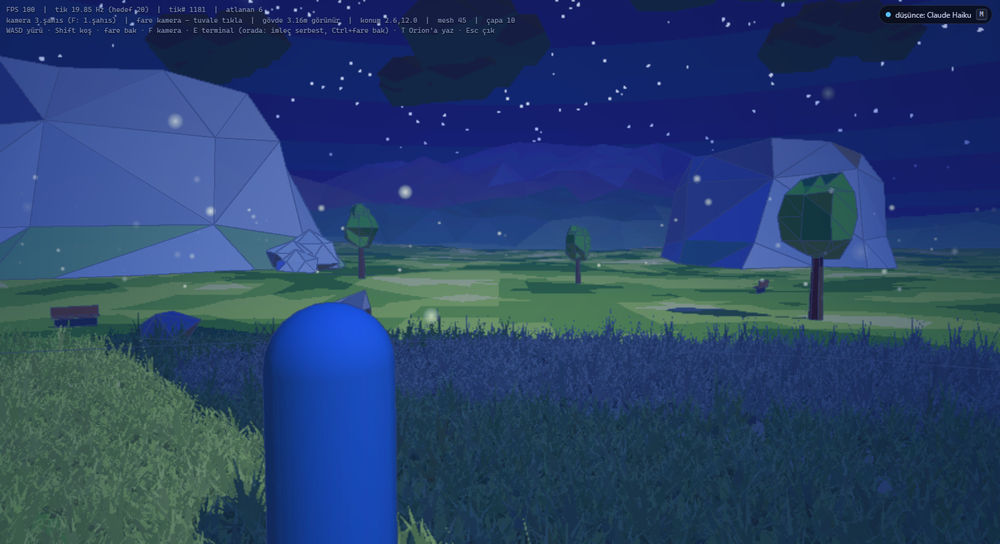
#> input picture docs/olcum/isik-dili-1/ova22-once-A.png, 1000 x 544 px, shrunk from 1584 x 861 before the run
$ python piksel_olc.py
#> lines starting #> are read from the running program, lines starting #| are printed output that depends on the picture; after the words box and inside, x2 and y2 are one past the last pixel; in counts of white or black regions, pixels touching at a corner belong together
# docs/olcum/isik-dili-1/piksel_olc.py — Işık dili adım 1 (ön kayıt: docs/olcum/on-kayit-isik-dili-1.md) piksel ölçüsü.
#
# Bölgeler ÖNCE görüntüsünün luma'sından: koyu = alt %40, parlak = üst %20. Bölge başına ortalama Δ = sonra − önce
# (R, G, B; 0–255) ve ortalama |Δ|. Gürültü tabanı = ova önce-A ile önce-B (aynı kod, aynı ortam; çim rüzgârı vb.).
# Ayrıca her görüntüde koyu bölgenin mutlak ortalama rengi (B > R mi: soğuk gölge).
# Kullanım: python piksel_olc.py   (bu klasörde koşar)
import os
import sys
import numpy as np
from PIL import Image

KLASOR = os.path.dirname(os.path.abspath(__file__))


def oku(ad):
#> called with ad = 'ova22-once-A'
    return np.asarray(Image.open(os.path.join(KLASOR, ad + ".png")).convert("RGB"), dtype=np.float64)
#> call 2 of oku, with ad = 'ova22-once-B'
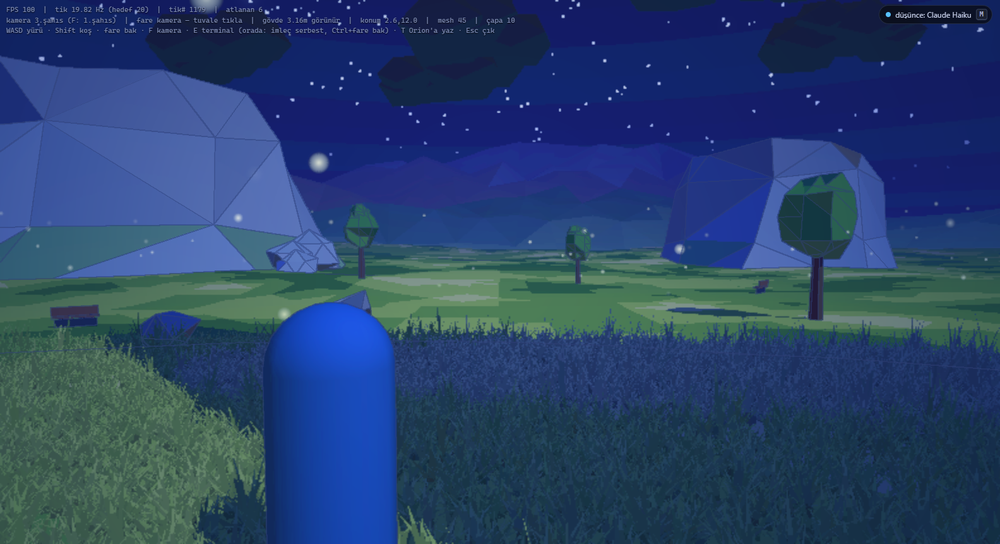
#> input picture docs/olcum/isik-dili-1/ova22-once-B.png, 1000 x 544 px, shrunk from 1584 x 861 before the run


def bolgeler(once):
    l = 0.2126 * once[..., 0] + 0.7152 * once[..., 1] + 0.0722 * once[..., 2]
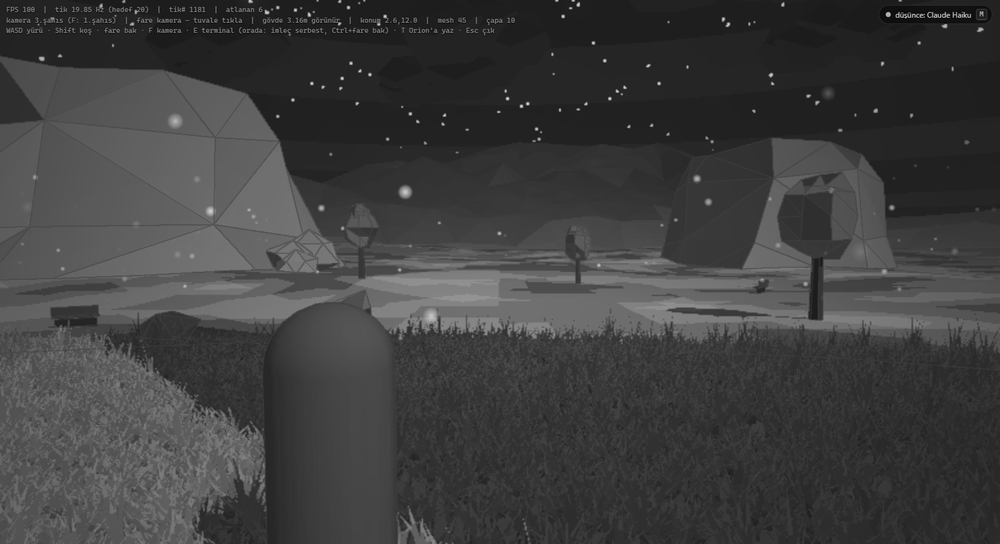
#> l: shape (544, 1000) float64; min 0, max 225.5, mean 63.5
    return l <= np.percentile(l, 40), l >= np.percentile(l, 80)


def kiyas(ad_once, ad_sonra):
    a, b = oku(ad_once), oku(ad_sonra)
    koyu, parlak = bolgeler(a)
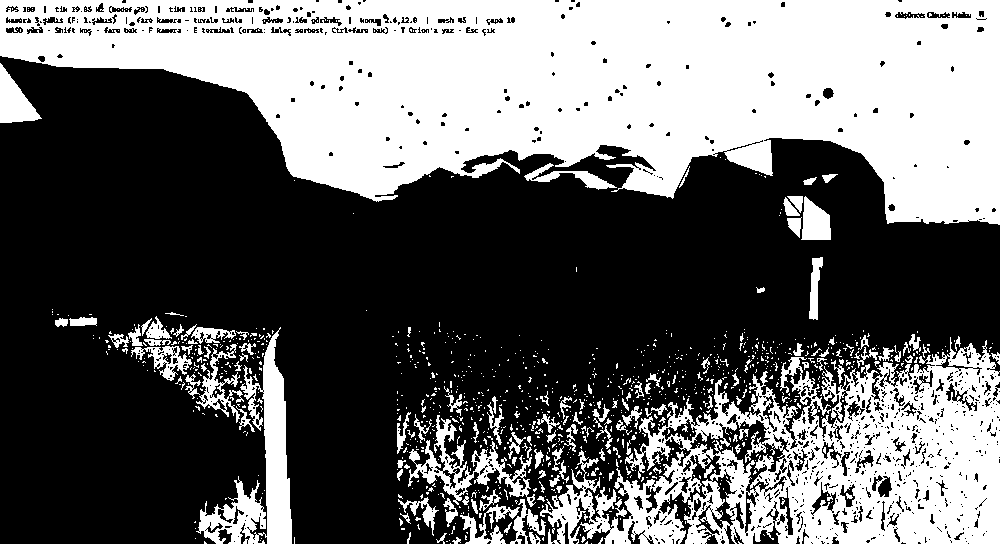
#> koyu: shape (544, 1000) bool; 40% white; 1040 white regions (900 under 20 px), largest, box (x1, y1, x2, y2) and area: (0, 0, 1000, 225) 143152, (540, 337, 1000, 544) 46168, (196, 327, 292, 544) 6745
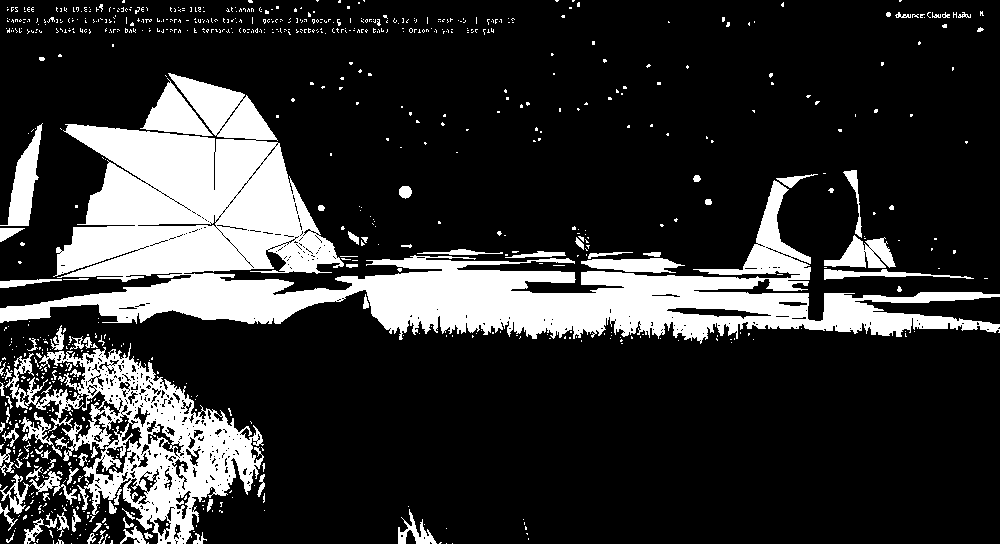
#> parlak: shape (544, 1000) bool; 20% white; 832 white regions (748 under 20 px), largest, box (x1, y1, x2, y2) and area: (0, 73, 1000, 344) 74371, (39, 343, 264, 544) 16224, (140, 78, 213, 136) 1854
    d = b - a
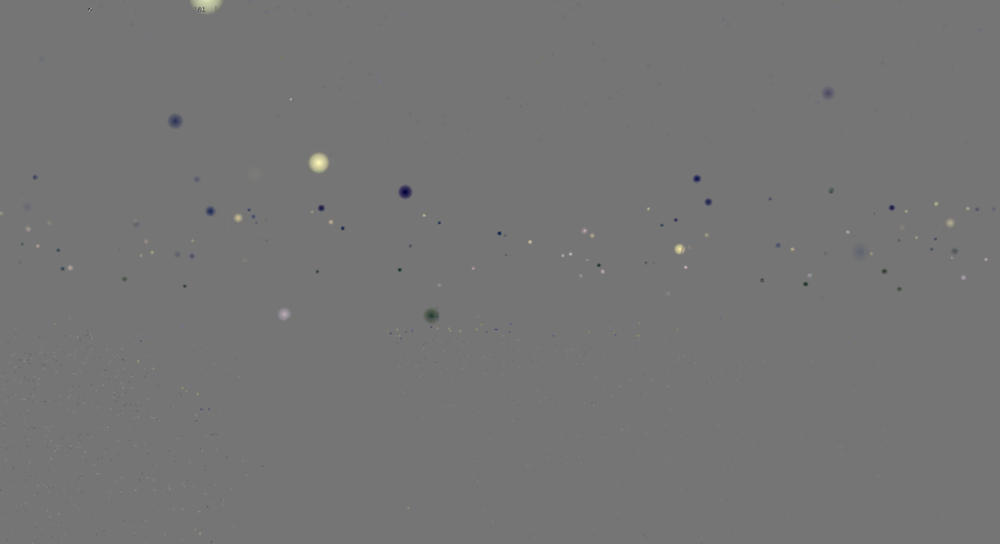
#> d: shape (544, 1000, 3) float64; mean R, G, B 0, 0, 0; drawn with min black and max white
    sonuc = {}
    for ad, m in (("koyu", koyu), ("parlak", parlak)):
        sonuc[ad] = {
            "ortΔ": d[m].mean(axis=0).round(2).tolist(),
            "ort|Δ|": np.abs(d[m]).mean(axis=0).round(2).tolist(),
            "once_ort": a[m].mean(axis=0).round(1).tolist(),
            "sonra_ort": b[m].mean(axis=0).round(1).tolist(),
        }
#> this loop made 2 passes
#> ad on passes 1 to 2: 'koyu', 'parlak'
#> after the loop, sonuc = 2 items
    return sonuc


if __name__ == "__main__":
    sys.stdout.reconfigure(encoding="utf-8")   # Windows konsolu cp1254: "→" ve "Δ" yazılamıyordu
    for ad, (x, y) in {
        "gurultu (ova once-A → once-B)": ("ova22-once-A", "ova22-once-B"),
        "ova@22 (once-A → sonra)": ("ova22-once-A", "ova22-sonra"),
        "siberpunk@22 (once → sonra)": ("siber22-once", "siber22-sonra"),
    }.items():
        print(ad)
        for bolge, v in kiyas(x, y).items():
            print(f"  {bolge:6s} ortΔ(RGB)={v['ortΔ']}  ort|Δ|={v['ort|Δ|']}  once={v['once_ort']}  sonra={v['sonra_ort']}")
#> pass 2 of the loop `for ad, (x, y) in {`:
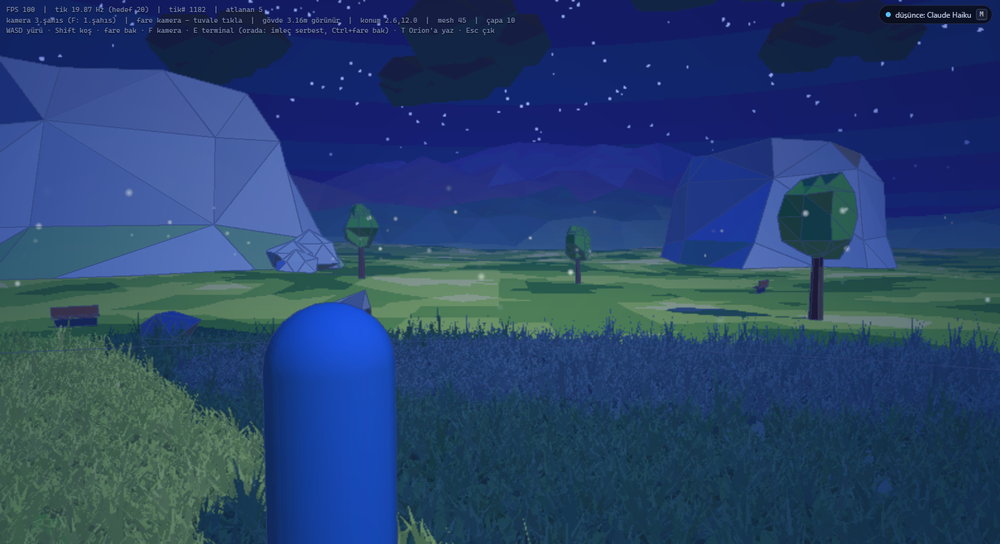
#> input picture docs/olcum/isik-dili-1/ova22-sonra.png, 1000 x 544 px, shrunk from 1584 x 861 before the run
#> in kiyas (call 2), `d = b - a`:
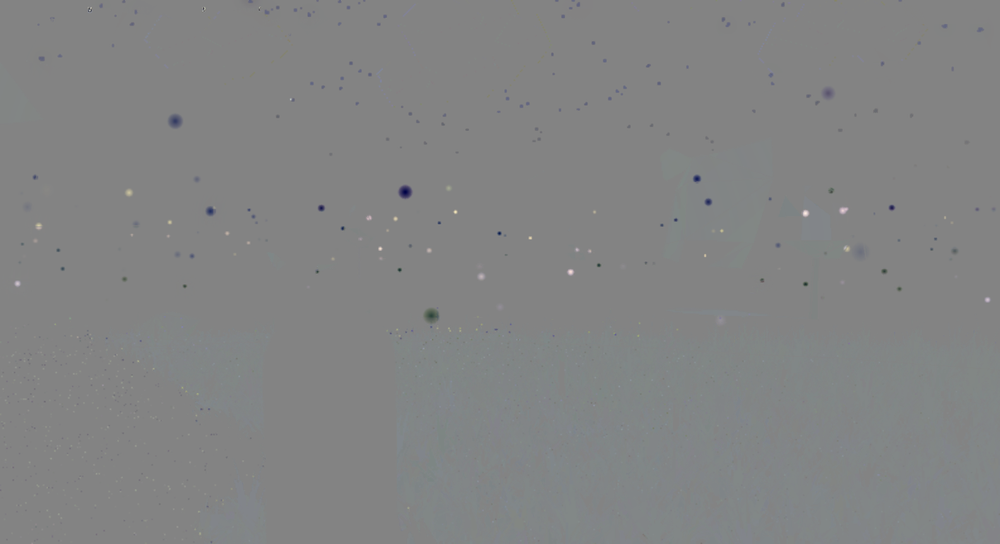
#> d: shape (544, 1000, 3) float64; mean R, G, B -0.8, 0.5, 0.9; drawn with min black and max white
#> the loop in kiyas (call 2), `for ad, m in (("koyu", koyu), ("parlak", parlak)):` made 2 passes
#> (the run stopped early here; a loop or call above may not have finished)
